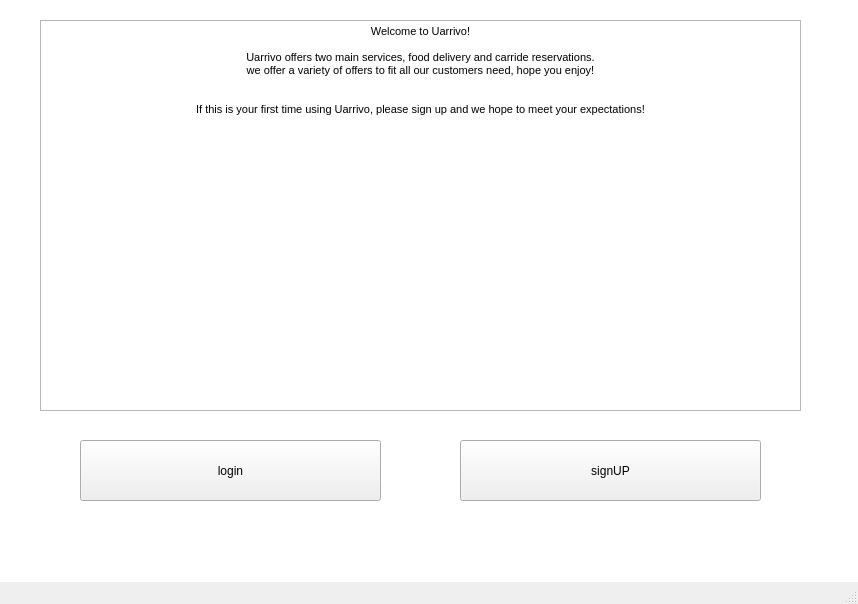
<?xml version="1.0" encoding="UTF-8"?>
<ui version="4.0">
 <class>customer</class>
 <widget class="QMainWindow" name="customer">
  <property name="geometry">
   <rect>
    <x>0</x>
    <y>0</y>
    <width>858</width>
    <height>604</height>
   </rect>
  </property>
  <property name="windowTitle">
   <string>customer</string>
  </property>
  <widget class="QWidget" name="centralwidget">
   <widget class="QGraphicsView" name="graphicsView">
    <property name="geometry">
     <rect>
      <x>-10</x>
      <y>-20</y>
      <width>901</width>
      <height>711</height>
     </rect>
    </property>
   </widget>
   <widget class="QTextEdit" name="textEdit">
    <property name="geometry">
     <rect>
      <x>40</x>
      <y>20</y>
      <width>761</width>
      <height>391</height>
     </rect>
    </property>
    <property name="html">
     <string>&lt;!DOCTYPE HTML PUBLIC &quot;-//W3C//DTD HTML 4.0//EN&quot; &quot;http://www.w3.org/TR/REC-html40/strict.dtd&quot;&gt;
&lt;html&gt;&lt;head&gt;&lt;meta name=&quot;qrichtext&quot; content=&quot;1&quot; /&gt;&lt;style type=&quot;text/css&quot;&gt;
p, li { white-space: pre-wrap; }
&lt;/style&gt;&lt;/head&gt;&lt;body style=&quot; font-family:'MS Shell Dlg 2'; font-size:8.1pt; font-weight:400; font-style:normal;&quot;&gt;
&lt;p align=&quot;center&quot; style=&quot; margin-top:0px; margin-bottom:0px; margin-left:0px; margin-right:0px; -qt-block-indent:0; text-indent:0px;&quot;&gt;Welcome to Uarrivo!&lt;/p&gt;
&lt;p style=&quot;-qt-paragraph-type:empty; margin-top:0px; margin-bottom:0px; margin-left:0px; margin-right:0px; -qt-block-indent:0; text-indent:0px;&quot;&gt;&lt;br /&gt;&lt;/p&gt;
&lt;p align=&quot;center&quot; style=&quot; margin-top:0px; margin-bottom:0px; margin-left:0px; margin-right:0px; -qt-block-indent:0; text-indent:0px;&quot;&gt;Uarrivo offers two main services, food delivery and carride reservations.&lt;/p&gt;
&lt;p align=&quot;center&quot; style=&quot; margin-top:0px; margin-bottom:0px; margin-left:0px; margin-right:0px; -qt-block-indent:0; text-indent:0px;&quot;&gt;we offer a variety of offers to fit all our customers need, hope you enjoy!&lt;/p&gt;
&lt;p style=&quot;-qt-paragraph-type:empty; margin-top:0px; margin-bottom:0px; margin-left:0px; margin-right:0px; -qt-block-indent:0; text-indent:0px;&quot;&gt;&lt;br /&gt;&lt;/p&gt;
&lt;p style=&quot;-qt-paragraph-type:empty; margin-top:0px; margin-bottom:0px; margin-left:0px; margin-right:0px; -qt-block-indent:0; text-indent:0px;&quot;&gt;&lt;br /&gt;&lt;/p&gt;
&lt;p align=&quot;center&quot; style=&quot; margin-top:0px; margin-bottom:0px; margin-left:0px; margin-right:0px; -qt-block-indent:0; text-indent:0px;&quot;&gt;If this is your first time using Uarrivo, please sign up and we hope to meet your expectations!&lt;/p&gt;&lt;/body&gt;&lt;/html&gt;</string>
    </property>
   </widget>
   <widget class="QPushButton" name="signup_buttom">
    <property name="geometry">
     <rect>
      <x>460</x>
      <y>440</y>
      <width>301</width>
      <height>61</height>
     </rect>
    </property>
    <property name="text">
     <string>signUP</string>
    </property>
   </widget>
   <widget class="QPushButton" name="login_buton">
    <property name="geometry">
     <rect>
      <x>80</x>
      <y>440</y>
      <width>301</width>
      <height>61</height>
     </rect>
    </property>
    <property name="text">
     <string>login</string>
    </property>
   </widget>
  </widget>
  <widget class="QMenuBar" name="menubar">
   <property name="geometry">
    <rect>
     <x>0</x>
     <y>0</y>
     <width>858</width>
     <height>21</height>
    </rect>
   </property>
  </widget>
  <widget class="QStatusBar" name="statusbar"/>
 </widget>
 <resources/>
 <connections/>
</ui>
